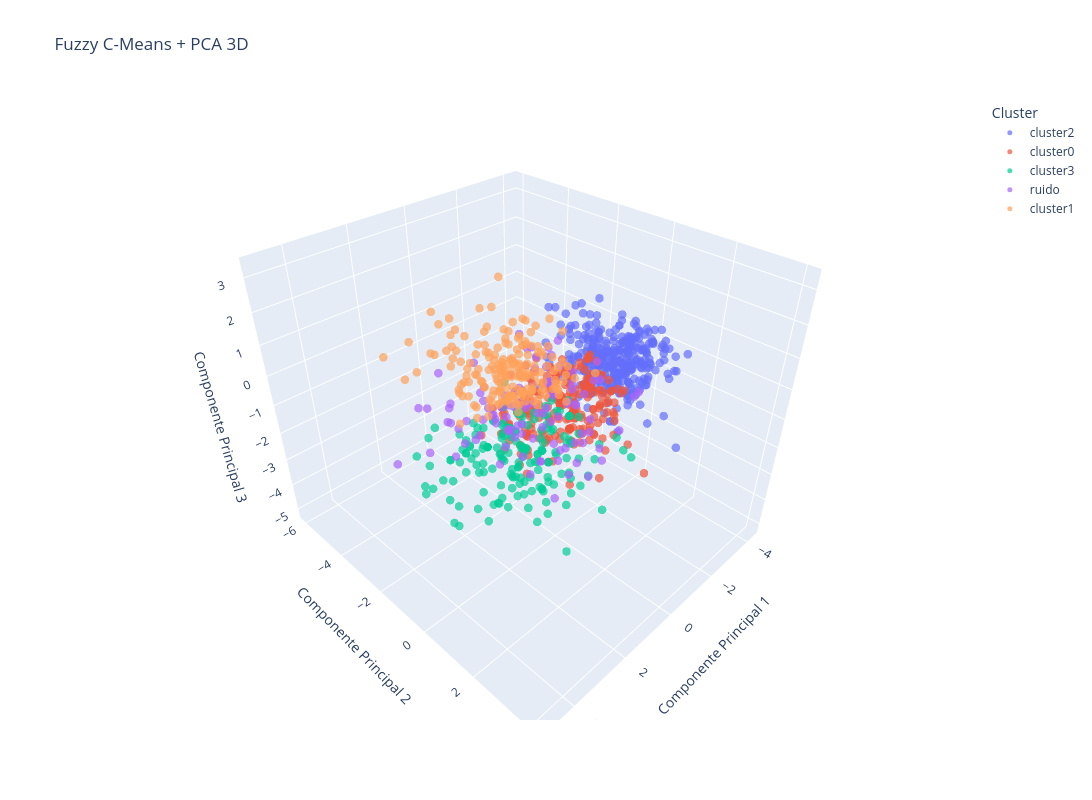

The notebook cell saved with this chart:
### Code cell
import plotly.express as px

df_plot = pd.DataFrame({
    'PCA1': resultado_pca[:, 0],
    'PCA2': resultado_pca[:, 1],
    'PCA3': resultado_pca[:, 2],
    'Cluster': y.astype(str),

    'Pokedex': df['num_pokedex'],
    'Nome': df['name'],
    'Tipo 1': df['type_1'],
    'Tipo 2': df['type_2'],
    'Total': df['total'],
    'HP': df['hp'],
    'Attack': df['attack'],
    'Defense': df['defense'],
    'Sp. Atk': df['sp_atk'],
    'Sp. Def': df['sp_def'],
    'Speed': df['speed']
})

# ===============================
# Plot 3D interativo
# ===============================

fig = px.scatter_3d(
    df_plot,
    x='PCA1',
    y='PCA2',
    z='PCA3',
    color='Cluster',
    hover_data={
        'Pokedex': True,
        'Nome': True,
        'Tipo 1': True,
        'Tipo 2': True,
        'Total': True,
        'HP': True,
        'Attack': True,
        'Defense': True,
        'Sp. Atk': True,
        'Sp. Def': True,
        'Speed': True,

        # Não mostrar duplicado
        'PCA1': False,
        'PCA2': False,
        'PCA3': False
    },
    opacity=0.7,
    title='Fuzzy C-Means + PCA 3D',
    width=1100,
    height=800
)

# Ajustando tamanho dos pontos
fig.update_traces(marker=dict(size=5))

# Layout
fig.update_layout(
    scene=dict(
        xaxis_title='Componente Principal 1',
        yaxis_title='Componente Principal 2',
        zaxis_title='Componente Principal 3'
    )
)

# ===============================
# Variância explicada
# ===============================

print('Variância explicada por componente:')
print(pca.explained_variance_ratio_)

print(f'\nVariância total explicada: {pca.explained_variance_ratio_.sum():.4f}')

# ===============================
# Exibindo gráfico
# ===============================

fig.show()

### Figure 1 — Plotly figure (JSON) as saved in the notebook; plotly's stock layout.template omitted (floating-point values rounded to 4 significant figures; data arrays with more than 128 entries replaced by an {"elided": "..."} marker saying what was removed)
{"data": [{"customdata": {"elided": "344x11 mixed values"}, "hovertemplate": "Cluster=cluster2<br>Pokedex=%{customdata[0]}<br>Nome=%{customdata[1]}<br>Tipo 1=%{customdata[2]}<br>Tipo 2=%{customdata[3]}<br>Total=%{customdata[4]}<br>HP=%{customdata[5]}<br>Attack=%{customdata[6]}<br>Defense=%{customdata[7]}<br>Sp. Atk=%{customdata[8]}<br>Sp. Def=%{customdata[9]}<br>Speed=%{customdata[10]}<extra></extra>", "legendgroup": "cluster2", "marker": {"color": "#636efa", "opacity": 0.7, "size": 5, "symbol": "circle"}, "mode": "markers", "name": "cluster2", "scene": "scene", "showlegend": true, "type": "scatter3d", "x": {"elided": "344 float values"}, "y": {"elided": "344 float values"}, "z": {"elided": "344 float values"}}, {"customdata": {"elided": "216x11 mixed values"}, "hovertemplate": "Cluster=cluster0<br>Pokedex=%{customdata[0]}<br>Nome=%{customdata[1]}<br>Tipo 1=%{customdata[2]}<br>Tipo 2=%{customdata[3]}<br>Total=%{customdata[4]}<br>HP=%{customdata[5]}<br>Attack=%{customdata[6]}<br>Defense=%{customdata[7]}<br>Sp. Atk=%{customdata[8]}<br>Sp. Def=%{customdata[9]}<br>Speed=%{customdata[10]}<extra></extra>", "legendgroup": "cluster0", "marker": {"color": "#EF553B", "opacity": 0.7, "size": 5, "symbol": "circle"}, "mode": "markers", "name": "cluster0", "scene": "scene", "showlegend": true, "type": "scatter3d", "x": {"elided": "216 float values"}, "y": {"elided": "216 float values"}, "z": {"elided": "216 float values"}}, {"customdata": {"elided": "174x11 mixed values"}, "hovertemplate": "Cluster=cluster3<br>Pokedex=%{customdata[0]}<br>Nome=%{customdata[1]}<br>Tipo 1=%{customdata[2]}<br>Tipo 2=%{customdata[3]}<br>Total=%{customdata[4]}<br>HP=%{customdata[5]}<br>Attack=%{customdata[6]}<br>Defense=%{customdata[7]}<br>Sp. Atk=%{customdata[8]}<br>Sp. Def=%{customdata[9]}<br>Speed=%{customdata[10]}<extra></extra>", "legendgroup": "cluster3", "marker": {"color": "#00cc96", "opacity": 0.7, "size": 5, "symbol": "circle"}, "mode": "markers", "name": "cluster3", "scene": "scene", "showlegend": true, "type": "scatter3d", "x": {"elided": "174 float values"}, "y": {"elided": "174 float values"}, "z": {"elided": "174 float values"}}, {"customdata": {"elided": "102x11 mixed values"}, "hovertemplate": "Cluster=ruido<br>Pokedex=%{customdata[0]}<br>Nome=%{customdata[1]}<br>Tipo 1=%{customdata[2]}<br>Tipo 2=%{customdata[3]}<br>Total=%{customdata[4]}<br>HP=%{customdata[5]}<br>Attack=%{customdata[6]}<br>Defense=%{customdata[7]}<br>Sp. Atk=%{customdata[8]}<br>Sp. Def=%{customdata[9]}<br>Speed=%{customdata[10]}<extra></extra>", "legendgroup": "ruido", "marker": {"color": "#ab63fa", "opacity": 0.7, "size": 5, "symbol": "circle"}, "mode": "markers", "name": "ruido", "scene": "scene", "showlegend": true, "type": "scatter3d", "x": [0.8791, 1.135, 1.202, 0.3961, -0.3246, 1.493, 1.139, 0.5806, -0.9088, 0.83, -0.01583, 0.7378, 0.9892, 1.945, 1.743, -1.241, 1.124, 1.652, 1.674, 1.748, -0.1733, -0.05985, 0.117, 1.534, -0.08489, 0.9677, -1.248, 2.307, 3.0, 4.088, 0.2042, -0.8694, 0.6936, 0.4593, 1.345, 1.5, 1.268, 0.5922, 0.9783, 2.916, 2.704, 4.063, -1.102, 1.638, 1.252, 1.013, 0.7958, 1.248, 1.334, 0.8525, 1.074, 2.882, -0.3371, 1.026, -1.286, 1.822, 1.778, 4.111, 1.6, 1.761, 1.047, -0.7598, 0.8291, 0.9843, 1.23, 0.7762, 1.564, 1.517, 1.413, 0.9828, 1.283, 0.8385, 1.082, 1.308, 2.888, 1.251, -0.684, 0.7412, -0.1025, 1.014, 0.05363, 0.7758, 1.093, -0.3795, 2.647, 1.008, 0.9039, 1.74, 1.23, 0.2539, 0.8565, 0.7686, 0.7738, -1.153, 1.493, -1.315, 0.8125, 2.457, -0.04421, 2.178, 2.682, 2.833], "y": [1.578, -0.3343, 0.5119, 0.7572, -0.7608, 0.7321, 0.9909, 0.3461, -1.788, 2.226, -1.559, -0.2427, 1.443, -0.5553, 0.1388, -0.7625, -0.7576, -0.3206, 1.222, -1.369, -1.275, -0.5823, 0.07323, -6.027, 1.073, -0.2831, 1.555, 0.04089, -1.044, 0.06089, 2.692, -2.341, 1.661, 1.713, 0.3497, 0.6101, -1.248, -2.534, -0.4737, -1.086, -2.443, -0.8565, 0.3296, 0.04061, -3.415, 1.692, 1.12, 0.902, 0.8045, 0.4192, -1.42, 0.1423, -1.59, 0.6867, -0.1608, -1.031, -2.457, -0.4457, 0.5519, 0.2219, 1.465, -1.17, 0.9999, 0.9506, -0.5082, -0.7768, -0.3575, 1.29, -0.8044, 0.4191, -2.099, 1.833, 1.209, -2.565, -0.5246, -2.914, -0.7502, 2.06, -3.417, -1.808, 0.4781, 0.1165, -0.3406, -2.555, -0.4255, -0.3049, 1.835, 0.002778, 0.099, -1.527, 0.7679, -1.378, 1.362, -0.4002, 0.7321, 1.115, 1.133, -0.03399, -0.3875, 0.132, 0.7821, -1.237], "z": [-0.07527, -0.9659, -0.267, 0.8339, 0.959, -1.118, 0.2834, -1.239, -0.01562, -0.6086, -0.1414, -0.131, -0.3811, -0.04103, -0.1296, -1.272, -1.079, -0.592, 0.5182, -1.251, 0.8125, 0.5412, 0.9425, -5.118, 0.8512, -0.04861, 0.01712, -1.145, 0.4565, 2.487, 1.395, -1.441, -0.08963, 1.417, 1.522, 0.396, -0.8714, -1.907, -0.8053, 0.5321, -1.934, 1.079, 0.6447, 0.4944, -2.107, 1.245, 1.011, 1.017, 1.287, 0.9367, -1.206, 1.204, 0.5756, 0.7398, -2.517, 0.5562, -2.608, 1.296, -0.4, 1.08, 0.8185, -0.5549, -0.8995, -0.9079, -1.131, 1.812, 0.1762, -2.039, -0.1857, 0.1865, -2.055, -1.373, 0.7558, -2.434, 0.2663, -2.097, 1.038, -0.3636, -1.679, -0.9077, 0.886, -0.2359, -1.794, -2.308, 1.914, -0.1458, 0.5059, 0.3929, -2.096, -0.6053, -1.439, -0.3882, -1.221, -1.149, -1.118, -1.384, -1.736, 0.4839, 0.9972, -0.5837, 0.5921, -0.1961]}, {"customdata": {"elided": "189x11 mixed values"}, "hovertemplate": "Cluster=cluster1<br>Pokedex=%{customdata[0]}<br>Nome=%{customdata[1]}<br>Tipo 1=%{customdata[2]}<br>Tipo 2=%{customdata[3]}<br>Total=%{customdata[4]}<br>HP=%{customdata[5]}<br>Attack=%{customdata[6]}<br>Defense=%{customdata[7]}<br>Sp. Atk=%{customdata[8]}<br>Sp. Def=%{customdata[9]}<br>Speed=%{customdata[10]}<extra></extra>", "legendgroup": "cluster1", "marker": {"color": "#FFA15A", "opacity": 0.7, "size": 5, "symbol": "circle"}, "mode": "markers", "name": "cluster1", "scene": "scene", "showlegend": true, "type": "scatter3d", "x": {"elided": "189 float values"}, "y": {"elided": "189 float values"}, "z": {"elided": "189 float values"}}], "layout": {"height": 800, "legend": {"title": {"text": "Cluster"}, "tracegroupgap": 0}, "scene": {"domain": {"x": [0, 1], "y": [0, 1]}, "xaxis": {"title": {"text": "Componente Principal 1"}}, "yaxis": {"title": {"text": "Componente Principal 2"}}, "zaxis": {"title": {"text": "Componente Principal 3"}}}, "title": {"text": "Fuzzy C-Means + PCA 3D"}, "width": 1100}}
